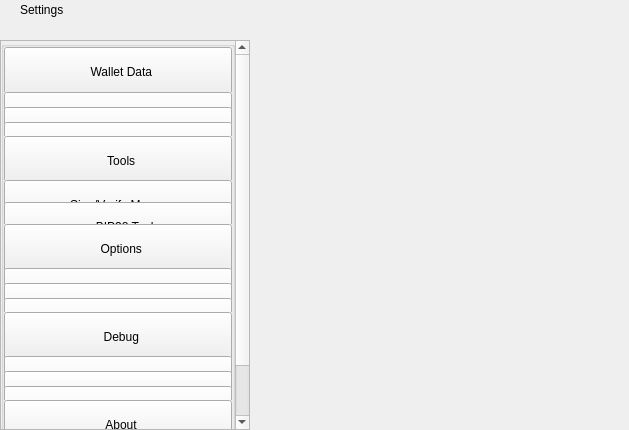
<?xml version="1.0" encoding="UTF-8"?>
<ui version="4.0">
 <class>SettingsWidget</class>
 <widget class="QWidget" name="SettingsWidget">
  <property name="geometry">
   <rect>
    <x>0</x>
    <y>0</y>
    <width>629</width>
    <height>430</height>
   </rect>
  </property>
  <property name="windowTitle">
   <string>Form</string>
  </property>
  <layout class="QHBoxLayout" name="horizontalLayout" stretch="1,2">
   <property name="spacing">
    <number>0</number>
   </property>
   <property name="leftMargin">
    <number>0</number>
   </property>
   <property name="topMargin">
    <number>0</number>
   </property>
   <property name="rightMargin">
    <number>0</number>
   </property>
   <property name="bottomMargin">
    <number>0</number>
   </property>
   <item>
    <widget class="QWidget" name="left" native="true">
     <property name="minimumSize">
      <size>
       <width>250</width>
       <height>0</height>
      </size>
     </property>
     <layout class="QVBoxLayout" name="verticalLayout">
      <property name="leftMargin">
       <number>0</number>
      </property>
      <property name="topMargin">
       <number>0</number>
      </property>
      <property name="rightMargin">
       <number>0</number>
      </property>
      <property name="bottomMargin">
       <number>0</number>
      </property>
      <item>
       <layout class="QVBoxLayout" name="verticalLayout_1">
        <property name="spacing">
         <number>0</number>
        </property>
        <item>
         <widget class="QWidget" name="titleMenuList" native="true">
          <property name="maximumSize">
           <size>
            <width>16777215</width>
            <height>30</height>
           </size>
          </property>
          <layout class="QHBoxLayout" name="horizontalLayout_1">
           <property name="spacing">
            <number>0</number>
           </property>
           <property name="leftMargin">
            <number>20</number>
           </property>
           <property name="topMargin">
            <number>0</number>
           </property>
           <property name="rightMargin">
            <number>20</number>
           </property>
           <property name="bottomMargin">
            <number>0</number>
           </property>
           <item>
            <widget class="QLabel" name="labelTitle">
             <property name="text">
              <string>Settings</string>
             </property>
            </widget>
           </item>
           <item>
            <spacer name="horizontalSpacer">
             <property name="orientation">
              <enum>Qt::Horizontal</enum>
             </property>
             <property name="sizeHint" stdset="0">
              <size>
               <width>40</width>
               <height>20</height>
              </size>
             </property>
            </spacer>
           </item>
          </layout>
         </widget>
        </item>
        <item>
         <spacer name="verticalSpacer_2">
          <property name="orientation">
           <enum>Qt::Vertical</enum>
          </property>
          <property name="sizeType">
           <enum>QSizePolicy::Fixed</enum>
          </property>
          <property name="sizeHint" stdset="0">
           <size>
            <width>20</width>
            <height>20</height>
           </size>
          </property>
         </spacer>
        </item>
        <item>
         <layout class="QVBoxLayout" name="verticalLayout_2">
          <item>
           <widget class="QScrollArea" name="scrollArea">
            <property name="sizePolicy">
             <sizepolicy hsizetype="Expanding" vsizetype="MinimumExpanding">
              <horstretch>0</horstretch>
              <verstretch>0</verstretch>
             </sizepolicy>
            </property>
            <property name="styleSheet">
             <string notr="true"/>
            </property>
            <property name="horizontalScrollBarPolicy">
             <enum>Qt::ScrollBarAlwaysOff</enum>
            </property>
            <property name="sizeAdjustPolicy">
             <enum>QAbstractScrollArea::AdjustIgnored</enum>
            </property>
            <property name="widgetResizable">
             <bool>true</bool>
            </property>
            <property name="alignment">
             <set>Qt::AlignLeading|Qt::AlignLeft|Qt::AlignTop</set>
            </property>
            <widget class="QWidget" name="scrollAreaWidgetContents">
             <property name="geometry">
              <rect>
               <x>0</x>
               <y>-68</y>
               <width>230</width>
               <height>452</height>
              </rect>
             </property>
             <property name="sizePolicy">
              <sizepolicy hsizetype="Preferred" vsizetype="MinimumExpanding">
               <horstretch>0</horstretch>
               <verstretch>0</verstretch>
              </sizepolicy>
             </property>
             <property name="maximumSize">
              <size>
               <width>16777215</width>
               <height>650</height>
              </size>
             </property>
             <property name="autoFillBackground">
              <bool>true</bool>
             </property>
             <layout class="QVBoxLayout" name="verticalLayout_3">
              <property name="spacing">
               <number>0</number>
              </property>
              <property name="sizeConstraint">
               <enum>QLayout::SetDefaultConstraint</enum>
              </property>
              <property name="leftMargin">
               <number>0</number>
              </property>
              <property name="topMargin">
               <number>0</number>
              </property>
              <property name="rightMargin">
               <number>0</number>
              </property>
              <property name="bottomMargin">
               <number>0</number>
              </property>
              <item>
               <layout class="QVBoxLayout" name="verticalLayout_4">
                <property name="spacing">
                 <number>0</number>
                </property>
                <item alignment="Qt::AlignTop">
                 <widget class="QGroupBox" name="groupBox">
                  <property name="sizePolicy">
                   <sizepolicy hsizetype="Preferred" vsizetype="MinimumExpanding">
                    <horstretch>0</horstretch>
                    <verstretch>0</verstretch>
                   </sizepolicy>
                  </property>
                  <property name="maximumSize">
                   <size>
                    <width>16777215</width>
                    <height>450</height>
                   </size>
                  </property>
                  <property name="title">
                   <string/>
                  </property>
                  <layout class="QVBoxLayout" name="verticalLayout_5">
                   <property name="spacing">
                    <number>0</number>
                   </property>
                   <property name="leftMargin">
                    <number>0</number>
                   </property>
                   <property name="topMargin">
                    <number>0</number>
                   </property>
                   <property name="rightMargin">
                    <number>0</number>
                   </property>
                   <property name="bottomMargin">
                    <number>0</number>
                   </property>
                   <item>
                    <widget class="QWidget" name="menuFileContainer" native="true">
                     <property name="maximumSize">
                      <size>
                       <width>16777215</width>
                       <height>160</height>
                      </size>
                     </property>
                     <layout class="QHBoxLayout" name="horizontalLayout_2">
                      <property name="spacing">
                       <number>0</number>
                      </property>
                      <property name="leftMargin">
                       <number>0</number>
                      </property>
                      <property name="topMargin">
                       <number>0</number>
                      </property>
                      <property name="rightMargin">
                       <number>0</number>
                      </property>
                      <property name="bottomMargin">
                       <number>0</number>
                      </property>
                      <item alignment="Qt::AlignTop">
                       <widget class="QPushButton" name="pushButtonFile">
                        <property name="minimumSize">
                         <size>
                          <width>0</width>
                          <height>50</height>
                         </size>
                        </property>
                        <property name="maximumSize">
                         <size>
                          <width>16777215</width>
                          <height>50</height>
                         </size>
                        </property>
                        <property name="focusPolicy">
                         <enum>Qt::NoFocus</enum>
                        </property>
                        <property name="text">
                         <string>  Wallet Data</string>
                        </property>
                        <property name="checkable">
                         <bool>true</bool>
                        </property>
                        <property name="autoExclusive">
                         <bool>false</bool>
                        </property>
                       </widget>
                      </item>
                     </layout>
                    </widget>
                   </item>
                   <item>
                    <widget class="QWidget" name="fileButtonsWidget" native="true">
                     <property name="maximumSize">
                      <size>
                       <width>16777215</width>
                       <height>165</height>
                      </size>
                     </property>
                     <layout class="QVBoxLayout" name="verticalLayout_6">
                      <property name="spacing">
                       <number>0</number>
                      </property>
                      <property name="leftMargin">
                       <number>0</number>
                      </property>
                      <property name="topMargin">
                       <number>0</number>
                      </property>
                      <property name="rightMargin">
                       <number>0</number>
                      </property>
                      <property name="bottomMargin">
                       <number>0</number>
                      </property>
                      <item>
                       <widget class="QPushButton" name="pushButtonFile2">
                        <property name="minimumSize">
                         <size>
                          <width>0</width>
                          <height>50</height>
                         </size>
                        </property>
                        <property name="maximumSize">
                         <size>
                          <width>16777215</width>
                          <height>50</height>
                         </size>
                        </property>
                        <property name="focusPolicy">
                         <enum>Qt::NoFocus</enum>
                        </property>
                        <property name="text">
                         <string>    Wallet</string>
                        </property>
                        <property name="checkable">
                         <bool>true</bool>
                        </property>
                        <property name="autoExclusive">
                         <bool>false</bool>
                        </property>
                       </widget>
                      </item>
                      <item>
                       <widget class="QPushButton" name="pushButtonFile3">
                        <property name="minimumSize">
                         <size>
                          <width>0</width>
                          <height>50</height>
                         </size>
                        </property>
                        <property name="maximumSize">
                         <size>
                          <width>16777215</width>
                          <height>50</height>
                         </size>
                        </property>
                        <property name="focusPolicy">
                         <enum>Qt::NoFocus</enum>
                        </property>
                        <property name="text">
                         <string>    Multisend</string>
                        </property>
                        <property name="checkable">
                         <bool>true</bool>
                        </property>
                        <property name="autoExclusive">
                         <bool>false</bool>
                        </property>
                       </widget>
                      </item>
                      <item>
                       <widget class="QPushButton" name="pushButtonExportCsv">
                        <property name="minimumSize">
                         <size>
                          <width>0</width>
                          <height>50</height>
                         </size>
                        </property>
                        <property name="maximumSize">
                         <size>
                          <width>16777215</width>
                          <height>50</height>
                         </size>
                        </property>
                        <property name="focusPolicy">
                         <enum>Qt::NoFocus</enum>
                        </property>
                        <property name="text">
                         <string>    Export Accounting</string>
                        </property>
                        <property name="checkable">
                         <bool>true</bool>
                        </property>
                        <property name="autoExclusive">
                         <bool>false</bool>
                        </property>
                       </widget>
                      </item>
                     </layout>
                    </widget>
                   </item>
                   <item>
                    <widget class="QWidget" name="menuToolsContainer" native="true">
                     <property name="maximumSize">
                      <size>
                       <width>16777215</width>
                       <height>160</height>
                      </size>
                     </property>
                     <layout class="QHBoxLayout" name="horizontalLayout_3">
                      <property name="spacing">
                       <number>0</number>
                      </property>
                      <property name="leftMargin">
                       <number>0</number>
                      </property>
                      <property name="topMargin">
                       <number>0</number>
                      </property>
                      <property name="rightMargin">
                       <number>0</number>
                      </property>
                      <property name="bottomMargin">
                       <number>0</number>
                      </property>
                      <item alignment="Qt::AlignTop">
                       <widget class="QPushButton" name="pushButtonConfiguration">
                        <property name="minimumSize">
                         <size>
                          <width>0</width>
                          <height>50</height>
                         </size>
                        </property>
                        <property name="maximumSize">
                         <size>
                          <width>16777215</width>
                          <height>50</height>
                         </size>
                        </property>
                        <property name="focusPolicy">
                         <enum>Qt::NoFocus</enum>
                        </property>
                        <property name="text">
                         <string>  Tools</string>
                        </property>
                        <property name="checkable">
                         <bool>true</bool>
                        </property>
                        <property name="autoExclusive">
                         <bool>false</bool>
                        </property>
                       </widget>
                      </item>
                     </layout>
                    </widget>
                   </item>
                   <item>
                    <widget class="QWidget" name="configurationButtonsWidget" native="true">
                     <property name="maximumSize">
                      <size>
                       <width>16777215</width>
                       <height>105</height>
                      </size>
                     </property>
                     <layout class="QVBoxLayout" name="verticalLayout_7">
                      <property name="spacing">
                       <number>0</number>
                      </property>
                      <property name="leftMargin">
                       <number>0</number>
                      </property>
                      <property name="topMargin">
                       <number>0</number>
                      </property>
                      <property name="rightMargin">
                       <number>0</number>
                      </property>
                      <property name="bottomMargin">
                       <number>0</number>
                      </property>
                      <item>
                       <widget class="QPushButton" name="pushButtonConfiguration4">
                        <property name="minimumSize">
                         <size>
                          <width>0</width>
                          <height>50</height>
                         </size>
                        </property>
                        <property name="maximumSize">
                         <size>
                          <width>16777215</width>
                          <height>50</height>
                         </size>
                        </property>
                        <property name="focusPolicy">
                         <enum>Qt::NoFocus</enum>
                        </property>
                        <property name="text">
                         <string>    Sign/Verify Message</string>
                        </property>
                        <property name="checkable">
                         <bool>true</bool>
                        </property>
                        <property name="autoExclusive">
                         <bool>false</bool>
                        </property>
                       </widget>
                      </item>
                      <item>
                       <widget class="QPushButton" name="pushButtonConfiguration3">
                        <property name="minimumSize">
                         <size>
                          <width>0</width>
                          <height>50</height>
                         </size>
                        </property>
                        <property name="maximumSize">
                         <size>
                          <width>16777215</width>
                          <height>50</height>
                         </size>
                        </property>
                        <property name="focusPolicy">
                         <enum>Qt::NoFocus</enum>
                        </property>
                        <property name="text">
                         <string>    BIP38 Tool</string>
                        </property>
                        <property name="checkable">
                         <bool>true</bool>
                        </property>
                        <property name="autoExclusive">
                         <bool>false</bool>
                        </property>
                       </widget>
                      </item>
                     </layout>
                    </widget>
                   </item>
                   <item>
                    <layout class="QHBoxLayout" name="horizontalLayout_4">
                     <property name="spacing">
                      <number>0</number>
                     </property>
                     <property name="leftMargin">
                      <number>0</number>
                     </property>
                     <property name="rightMargin">
                      <number>0</number>
                     </property>
                     <item alignment="Qt::AlignTop">
                      <widget class="QPushButton" name="pushButtonOptions">
                       <property name="minimumSize">
                        <size>
                         <width>0</width>
                         <height>50</height>
                        </size>
                       </property>
                       <property name="maximumSize">
                        <size>
                         <width>16777215</width>
                         <height>50</height>
                        </size>
                       </property>
                       <property name="focusPolicy">
                        <enum>Qt::NoFocus</enum>
                       </property>
                       <property name="text">
                        <string>  Options</string>
                       </property>
                       <property name="checkable">
                        <bool>true</bool>
                       </property>
                       <property name="autoExclusive">
                        <bool>false</bool>
                       </property>
                      </widget>
                     </item>
                    </layout>
                   </item>
                   <item>
                    <widget class="QWidget" name="optionsButtonsWidget" native="true">
                     <property name="maximumSize">
                      <size>
                       <width>16777215</width>
                       <height>160</height>
                      </size>
                     </property>
                     <layout class="QVBoxLayout" name="verticalLayout_8">
                      <property name="spacing">
                       <number>0</number>
                      </property>
                      <property name="leftMargin">
                       <number>0</number>
                      </property>
                      <property name="topMargin">
                       <number>0</number>
                      </property>
                      <property name="rightMargin">
                       <number>0</number>
                      </property>
                      <property name="bottomMargin">
                       <number>0</number>
                      </property>
                      <item>
                       <widget class="QPushButton" name="pushButtonOptions1">
                        <property name="minimumSize">
                         <size>
                          <width>0</width>
                          <height>50</height>
                         </size>
                        </property>
                        <property name="maximumSize">
                         <size>
                          <width>16777215</width>
                          <height>50</height>
                         </size>
                        </property>
                        <property name="focusPolicy">
                         <enum>Qt::NoFocus</enum>
                        </property>
                        <property name="text">
                         <string>    Main</string>
                        </property>
                        <property name="checkable">
                         <bool>true</bool>
                        </property>
                        <property name="checked">
                         <bool>false</bool>
                        </property>
                        <property name="autoExclusive">
                         <bool>false</bool>
                        </property>
                       </widget>
                      </item>
                      <item>
                       <widget class="QPushButton" name="pushButtonOptions2">
                        <property name="minimumSize">
                         <size>
                          <width>0</width>
                          <height>50</height>
                         </size>
                        </property>
                        <property name="maximumSize">
                         <size>
                          <width>16777215</width>
                          <height>50</height>
                         </size>
                        </property>
                        <property name="focusPolicy">
                         <enum>Qt::NoFocus</enum>
                        </property>
                        <property name="text">
                         <string>    Wallet</string>
                        </property>
                        <property name="checkable">
                         <bool>true</bool>
                        </property>
                        <property name="autoExclusive">
                         <bool>false</bool>
                        </property>
                       </widget>
                      </item>
                      <item>
                       <widget class="QPushButton" name="pushButtonOptions5">
                        <property name="minimumSize">
                         <size>
                          <width>0</width>
                          <height>50</height>
                         </size>
                        </property>
                        <property name="maximumSize">
                         <size>
                          <width>16777215</width>
                          <height>50</height>
                         </size>
                        </property>
                        <property name="focusPolicy">
                         <enum>Qt::NoFocus</enum>
                        </property>
                        <property name="text">
                         <string>    Display</string>
                        </property>
                        <property name="checkable">
                         <bool>true</bool>
                        </property>
                        <property name="autoExclusive">
                         <bool>false</bool>
                        </property>
                       </widget>
                      </item>
                     </layout>
                    </widget>
                   </item>
                   <item>
                    <layout class="QHBoxLayout" name="horizontalTools">
                     <property name="spacing">
                      <number>0</number>
                     </property>
                     <property name="leftMargin">
                      <number>0</number>
                     </property>
                     <property name="rightMargin">
                      <number>0</number>
                     </property>
                     <item alignment="Qt::AlignTop">
                      <widget class="QPushButton" name="pushButtonTools">
                       <property name="minimumSize">
                        <size>
                         <width>0</width>
                         <height>50</height>
                        </size>
                       </property>
                       <property name="maximumSize">
                        <size>
                         <width>16777215</width>
                         <height>50</height>
                        </size>
                       </property>
                       <property name="focusPolicy">
                        <enum>Qt::NoFocus</enum>
                       </property>
                       <property name="text">
                        <string>  Debug</string>
                       </property>
                       <property name="checkable">
                        <bool>true</bool>
                       </property>
                       <property name="autoExclusive">
                        <bool>false</bool>
                       </property>
                      </widget>
                     </item>
                    </layout>
                   </item>
                   <item>
                    <widget class="QWidget" name="toolsButtonsWidget" native="true">
                     <property name="maximumSize">
                      <size>
                       <width>16777215</width>
                       <height>160</height>
                      </size>
                     </property>
                     <layout class="QVBoxLayout" name="verticalTools_11">
                      <property name="spacing">
                       <number>0</number>
                      </property>
                      <property name="leftMargin">
                       <number>0</number>
                      </property>
                      <property name="topMargin">
                       <number>0</number>
                      </property>
                      <property name="rightMargin">
                       <number>0</number>
                      </property>
                      <property name="bottomMargin">
                       <number>0</number>
                      </property>
                      <item>
                       <widget class="QPushButton" name="pushButtonTools1">
                        <property name="minimumSize">
                         <size>
                          <width>0</width>
                          <height>50</height>
                         </size>
                        </property>
                        <property name="maximumSize">
                         <size>
                          <width>16777215</width>
                          <height>50</height>
                         </size>
                        </property>
                        <property name="focusPolicy">
                         <enum>Qt::NoFocus</enum>
                        </property>
                        <property name="text">
                         <string>    Information</string>
                        </property>
                        <property name="checkable">
                         <bool>true</bool>
                        </property>
                        <property name="checked">
                         <bool>false</bool>
                        </property>
                        <property name="autoExclusive">
                         <bool>false</bool>
                        </property>
                       </widget>
                      </item>
                      <item>
                       <widget class="QPushButton" name="pushButtonTools2">
                        <property name="minimumSize">
                         <size>
                          <width>0</width>
                          <height>50</height>
                         </size>
                        </property>
                        <property name="maximumSize">
                         <size>
                          <width>16777215</width>
                          <height>50</height>
                         </size>
                        </property>
                        <property name="focusPolicy">
                         <enum>Qt::NoFocus</enum>
                        </property>
                        <property name="text">
                         <string>    Console</string>
                        </property>
                        <property name="checkable">
                         <bool>true</bool>
                        </property>
                        <property name="autoExclusive">
                         <bool>false</bool>
                        </property>
                       </widget>
                      </item>
                      <item>
                       <widget class="QPushButton" name="pushButtonTools5">
                        <property name="minimumSize">
                         <size>
                          <width>0</width>
                          <height>50</height>
                         </size>
                        </property>
                        <property name="maximumSize">
                         <size>
                          <width>16777215</width>
                          <height>50</height>
                         </size>
                        </property>
                        <property name="focusPolicy">
                         <enum>Qt::NoFocus</enum>
                        </property>
                        <property name="text">
                         <string>    Wallet Repair</string>
                        </property>
                        <property name="checkable">
                         <bool>true</bool>
                        </property>
                        <property name="autoExclusive">
                         <bool>false</bool>
                        </property>
                       </widget>
                      </item>
                     </layout>
                    </widget>
                   </item>
                   <item>
                    <layout class="QHBoxLayout" name="horizontalHelp">
                     <property name="spacing">
                      <number>0</number>
                     </property>
                     <property name="leftMargin">
                      <number>0</number>
                     </property>
                     <property name="rightMargin">
                      <number>0</number>
                     </property>
                     <item alignment="Qt::AlignTop">
                      <widget class="QPushButton" name="pushButtonHelp">
                       <property name="minimumSize">
                        <size>
                         <width>0</width>
                         <height>50</height>
                        </size>
                       </property>
                       <property name="maximumSize">
                        <size>
                         <width>16777215</width>
                         <height>50</height>
                        </size>
                       </property>
                       <property name="focusPolicy">
                        <enum>Qt::NoFocus</enum>
                       </property>
                       <property name="text">
                        <string>  About</string>
                       </property>
                       <property name="checkable">
                        <bool>true</bool>
                       </property>
                       <property name="autoExclusive">
                        <bool>false</bool>
                       </property>
                      </widget>
                     </item>
                    </layout>
                   </item>
                   <item>
                    <widget class="QWidget" name="helpButtonsWidget" native="true">
                     <property name="maximumSize">
                      <size>
                       <width>16777215</width>
                       <height>100</height>
                      </size>
                     </property>
                     <layout class="QVBoxLayout" name="verticalHelp">
                      <property name="spacing">
                       <number>0</number>
                      </property>
                      <property name="leftMargin">
                       <number>0</number>
                      </property>
                      <property name="topMargin">
                       <number>0</number>
                      </property>
                      <property name="rightMargin">
                       <number>0</number>
                      </property>
                      <property name="bottomMargin">
                       <number>0</number>
                      </property>
                      <item>
                       <widget class="QPushButton" name="pushButtonHelp2">
                        <property name="minimumSize">
                         <size>
                          <width>0</width>
                          <height>50</height>
                         </size>
                        </property>
                        <property name="maximumSize">
                         <size>
                          <width>16777215</width>
                          <height>50</height>
                         </size>
                        </property>
                        <property name="focusPolicy">
                         <enum>Qt::NoFocus</enum>
                        </property>
                        <property name="text">
                         <string>    About USDTX</string>
                        </property>
                        <property name="checkable">
                         <bool>false</bool>
                        </property>
                        <property name="autoExclusive">
                         <bool>false</bool>
                        </property>
                       </widget>
                      </item>
                     </layout>
                    </widget>
                   </item>
                  </layout>
                 </widget>
                </item>
               </layout>
              </item>
             </layout>
            </widget>
           </widget>
          </item>
         </layout>
        </item>
       </layout>
      </item>
     </layout>
    </widget>
   </item>
   <item>
    <widget class="QWidget" name="right" native="true">
     <layout class="QVBoxLayout" name="verticalLayout_9">
      <property name="leftMargin">
       <number>0</number>
      </property>
      <property name="topMargin">
       <number>0</number>
      </property>
      <property name="rightMargin">
       <number>0</number>
      </property>
      <property name="bottomMargin">
       <number>0</number>
      </property>
      <item>
       <layout class="QVBoxLayout" name="verticalLayout_10">
        <property name="spacing">
         <number>6</number>
        </property>
        <item>
         <layout class="QVBoxLayout" name="verticalLayout_11">
          <item>
           <widget class="QStackedWidget" name="stackedWidgetContainer"/>
          </item>
         </layout>
        </item>
       </layout>
      </item>
     </layout>
    </widget>
   </item>
  </layout>
 </widget>
 <resources/>
 <connections/>
</ui>
